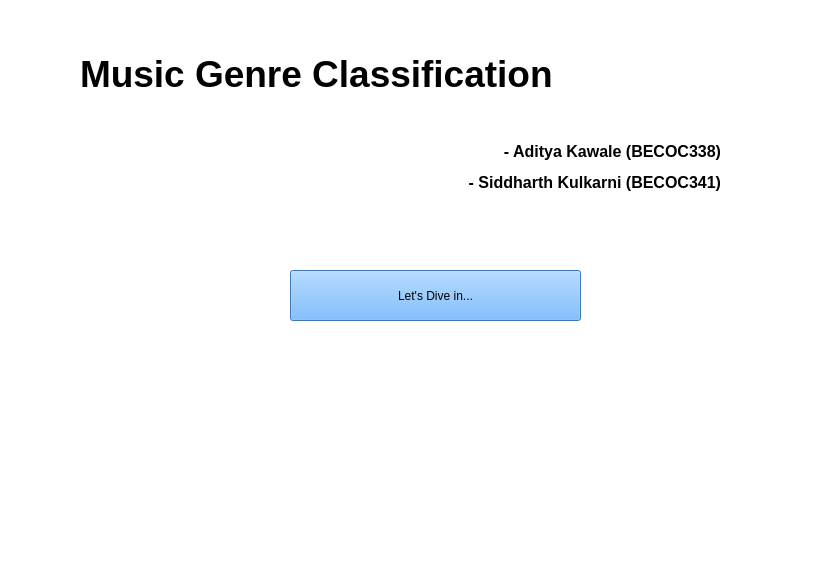
<?xml version="1.0" encoding="UTF-8"?>
<ui version="4.0">
 <class>MainWindow</class>
 <widget class="QMainWindow" name="MainWindow">
  <property name="geometry">
   <rect>
    <x>0</x>
    <y>0</y>
    <width>814</width>
    <height>584</height>
   </rect>
  </property>
  <property name="windowTitle">
   <string>Music Genre Classification</string>
  </property>
  <property name="autoFillBackground">
   <bool>false</bool>
  </property>
  <property name="styleSheet">
   <string notr="true">background-color: rgb(255, 255, 255);
</string>
  </property>
  <widget class="QWidget" name="centralwidget">
   <widget class="QWidget" name="verticalLayoutWidget">
    <property name="geometry">
     <rect>
      <x>80</x>
      <y>30</y>
      <width>641</width>
      <height>181</height>
     </rect>
    </property>
    <layout class="QGridLayout" name="gridLayout">
     <item row="1" column="0">
      <widget class="QLabel" name="label_2">
       <property name="text">
        <string>&lt;html&gt;&lt;head/&gt;&lt;body&gt;&lt;p align=&quot;right&quot;&gt;&lt;span style=&quot; font-size:12pt; font-weight:600;&quot;&gt;- Aditya Kawale (BECOC338)&lt;/span&gt;&lt;/p&gt;&lt;p align=&quot;right&quot;&gt;&lt;span style=&quot; font-size:12pt; font-weight:600;&quot;&gt;- Siddharth Kulkarni (BECOC341)&lt;/span&gt;&lt;/p&gt;&lt;/body&gt;&lt;/html&gt;</string>
       </property>
      </widget>
     </item>
     <item row="0" column="0">
      <widget class="QLabel" name="label">
       <property name="font">
        <font>
         <family>MS Shell Dlg 2</family>
         <pointsize>28</pointsize>
         <weight>75</weight>
         <bold>true</bold>
        </font>
       </property>
       <property name="text">
        <string>Music Genre Classification</string>
       </property>
      </widget>
     </item>
    </layout>
   </widget>
   <widget class="QLabel" name="label_4">
    <property name="geometry">
     <rect>
      <x>660</x>
      <y>380</y>
      <width>151</width>
      <height>161</height>
     </rect>
    </property>
    <property name="text">
     <string/>
    </property>
    <property name="pixmap">
     <pixmap>assets/music-note.svg</pixmap>
    </property>
    <property name="scaledContents">
     <bool>true</bool>
    </property>
   </widget>
   <widget class="QLabel" name="label_5">
    <property name="geometry">
     <rect>
      <x>730</x>
      <y>340</y>
      <width>71</width>
      <height>71</height>
     </rect>
    </property>
    <property name="text">
     <string/>
    </property>
    <property name="pixmap">
     <pixmap>assets/music-note.svg</pixmap>
    </property>
    <property name="scaledContents">
     <bool>true</bool>
    </property>
   </widget>
   <widget class="QLabel" name="label_6">
    <property name="geometry">
     <rect>
      <x>760</x>
      <y>290</y>
      <width>51</width>
      <height>51</height>
     </rect>
    </property>
    <property name="text">
     <string/>
    </property>
    <property name="pixmap">
     <pixmap>assets/music-note.svg</pixmap>
    </property>
    <property name="scaledContents">
     <bool>true</bool>
    </property>
   </widget>
   <widget class="QLabel" name="label_7">
    <property name="geometry">
     <rect>
      <x>530</x>
      <y>450</y>
      <width>101</width>
      <height>101</height>
     </rect>
    </property>
    <property name="text">
     <string/>
    </property>
    <property name="pixmap">
     <pixmap>assets/boombox.svg</pixmap>
    </property>
    <property name="scaledContents">
     <bool>true</bool>
    </property>
   </widget>
   <widget class="QLabel" name="label_8">
    <property name="geometry">
     <rect>
      <x>10</x>
      <y>370</y>
      <width>151</width>
      <height>161</height>
     </rect>
    </property>
    <property name="text">
     <string/>
    </property>
    <property name="pixmap">
     <pixmap>assets/guitar.svg</pixmap>
    </property>
    <property name="scaledContents">
     <bool>true</bool>
    </property>
   </widget>
   <widget class="QLabel" name="label_9">
    <property name="geometry">
     <rect>
      <x>10</x>
      <y>290</y>
      <width>101</width>
      <height>101</height>
     </rect>
    </property>
    <property name="text">
     <string/>
    </property>
    <property name="pixmap">
     <pixmap>assets/flute.svg</pixmap>
    </property>
    <property name="scaledContents">
     <bool>true</bool>
    </property>
   </widget>
   <widget class="QLabel" name="label_10">
    <property name="geometry">
     <rect>
      <x>470</x>
      <y>480</y>
      <width>61</width>
      <height>61</height>
     </rect>
    </property>
    <property name="text">
     <string/>
    </property>
    <property name="pixmap">
     <pixmap>assets/mp3-player.svg</pixmap>
    </property>
    <property name="scaledContents">
     <bool>true</bool>
    </property>
   </widget>
   <widget class="QLabel" name="label_11">
    <property name="geometry">
     <rect>
      <x>170</x>
      <y>380</y>
      <width>161</width>
      <height>151</height>
     </rect>
    </property>
    <property name="text">
     <string/>
    </property>
    <property name="pixmap">
     <pixmap>assets/drum.svg</pixmap>
    </property>
    <property name="scaledContents">
     <bool>true</bool>
    </property>
   </widget>
   <widget class="QPushButton" name="pushButton">
    <property name="geometry">
     <rect>
      <x>290</x>
      <y>270</y>
      <width>291</width>
      <height>51</height>
     </rect>
    </property>
    <property name="styleSheet">
     <string notr="true">background-color: rgb(85, 170, 255);
font: 75 14pt &quot;MS Shell Dlg 2&quot;;</string>
    </property>
    <property name="text">
     <string>Let's Dive in...</string>
    </property>
   </widget>
  </widget>
  <widget class="QMenuBar" name="menubar">
   <property name="geometry">
    <rect>
     <x>0</x>
     <y>0</y>
     <width>814</width>
     <height>21</height>
    </rect>
   </property>
  </widget>
  <widget class="QStatusBar" name="statusbar"/>
 </widget>
 <resources/>
 <connections/>
</ui>
